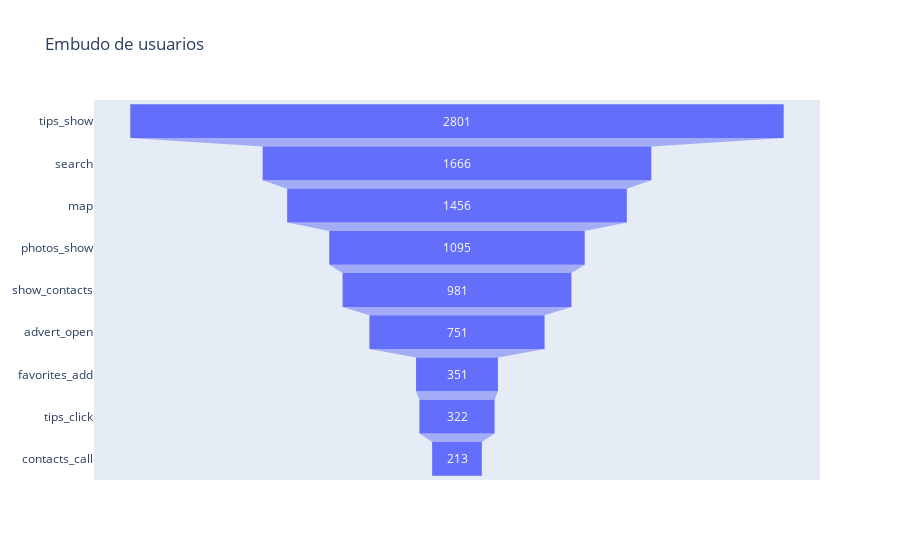

The notebook cell this image was saved under:
### Code cell
# Embudo por usuarios
fig = go.Figure(go.Funnel(
    y = data_count_user['event.name'],
    x = data_count_user['unique_users'], 
))
fig.update_layout(title= 'Embudo de usuarios')
fig.show()

### Figure 1 — Plotly figure (JSON) as saved in the notebook; plotly's stock layout.template omitted (floating-point values rounded to 4 significant figures)
{"data": [{"type": "funnel", "x": [2801, 1666, 1456, 1095, 981, 751, 351, 322, 213], "y": ["tips_show", "search", "map", "photos_show", "show_contacts", "advert_open", "favorites_add", "tips_click", "contacts_call"]}], "layout": {"title": {"text": "Embudo de usuarios"}}}
